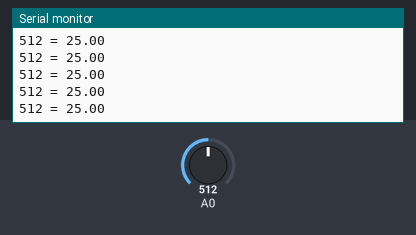
The sketch below on a simulated Arduino Uno, built with avr-gcc and run on an emulated ATmega328P. Parts: the last lines printed to the serial monitor. The test bench sets the inputs (shaded band); at power-on: A0 = 512.

Above: at 1.2 s.
1.3 s: A0 set to 0
At 1.56 s:
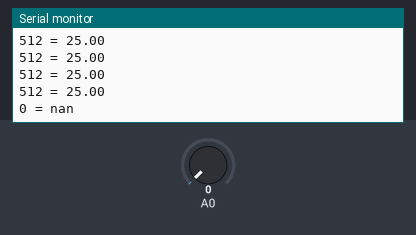
3.3 s: A0 set to 122
At 3.37 s:
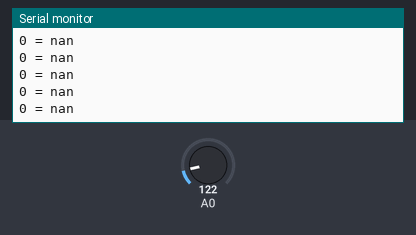

Measured:
- after the input at 1.3 s, the serial monitor: prints a new line after 0.11 s (image 1)

The sketch:

Thermistor.ino
```cpp
#include <math.h>
void setup()
{
    Serial.begin(115200);
}

void loop()
{
    int AnalogValue = analogRead(0);

    Serial.print(AnalogValue);
    Serial.print(" = ");
    Serial.println(Thermistor(AnalogValue));
    delay(200);
}

double Thermistor(int RawADC)
{
    double Temp;
    Temp = log(((10240000/RawADC) - 10000));
    Temp = 1 / (0.001129148 + (0.000234125 + (0.0000000876741 * Temp * Temp ))* Temp );
    Temp = Temp - 273.15; // Convert Kelvin to Celcius
    return Temp;
}
```
